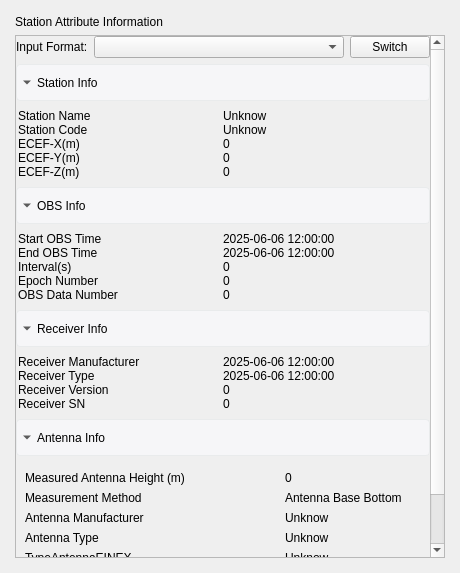
<?xml version="1.0" encoding="UTF-8"?>
<ui version="4.0">
 <class>StationAttributeInfoWidget</class>
 <widget class="QWidget" name="StationAttributeInfoWidget">
  <property name="geometry">
   <rect>
    <x>0</x>
    <y>0</y>
    <width>460</width>
    <height>573</height>
   </rect>
  </property>
  <layout class="QVBoxLayout" name="verticalLayout">
   <property name="leftMargin">
    <number>6</number>
   </property>
   <property name="topMargin">
    <number>6</number>
   </property>
   <property name="rightMargin">
    <number>6</number>
   </property>
   <property name="bottomMargin">
    <number>6</number>
   </property>
   <item>
    <widget class="QFrame" name="frame">
     <property name="frameShape">
      <enum>QFrame::NoFrame</enum>
     </property>
     <property name="frameShadow">
      <enum>QFrame::Raised</enum>
     </property>
     <layout class="QVBoxLayout" name="verticalLayout_3">
      <item>
       <widget class="QLabel" name="label_2">
        <property name="text">
         <string>Station Attribute Information</string>
        </property>
       </widget>
      </item>
      <item>
       <widget class="QScrollArea" name="scrollArea">
        <property name="widgetResizable">
         <bool>true</bool>
        </property>
        <widget class="QWidget" name="scrollAreaWidgetContents">
         <property name="geometry">
          <rect>
           <x>0</x>
           <y>0</y>
           <width>414</width>
           <height>544</height>
          </rect>
         </property>
         <layout class="QVBoxLayout" name="verticalLayout_2">
          <property name="leftMargin">
           <number>0</number>
          </property>
          <property name="topMargin">
           <number>0</number>
          </property>
          <property name="rightMargin">
           <number>0</number>
          </property>
          <property name="bottomMargin">
           <number>0</number>
          </property>
          <item>
           <layout class="QHBoxLayout" name="horizontalLayout">
            <item>
             <widget class="QLabel" name="label">
              <property name="sizePolicy">
               <sizepolicy hsizetype="Preferred" vsizetype="Fixed">
                <horstretch>0</horstretch>
                <verstretch>0</verstretch>
               </sizepolicy>
              </property>
              <property name="text">
               <string>Input Format:</string>
              </property>
             </widget>
            </item>
            <item>
             <widget class="QComboBox" name="inputFormatComboBox">
              <property name="sizePolicy">
               <sizepolicy hsizetype="Expanding" vsizetype="Fixed">
                <horstretch>0</horstretch>
                <verstretch>0</verstretch>
               </sizepolicy>
              </property>
             </widget>
            </item>
            <item>
             <widget class="QPushButton" name="inputFormatSwitchButton">
              <property name="text">
               <string>Switch</string>
              </property>
             </widget>
            </item>
           </layout>
          </item>
          <item>
           <widget class="QToolButton" name="stationInfoToolButton">
            <property name="sizePolicy">
             <sizepolicy hsizetype="Expanding" vsizetype="Fixed">
              <horstretch>0</horstretch>
              <verstretch>0</verstretch>
             </sizepolicy>
            </property>
            <property name="styleSheet">
             <string notr="true">QToolButton{
height: 32px;
background-color: #f6f6f8;
border: 1px solid #e9ebec;
border-radius: 4px;
color: black;
}

QToolButton::down-arrow {
 image: url(:/icons/Resources/Icons/DownArrow.png);
}
QToolButton::right-arrow{
 image: url(:/icons/Resources/Icons/RightArrow.png);
}</string>
            </property>
            <property name="text">
             <string>Station Info</string>
            </property>
            <property name="iconSize">
             <size>
              <width>16</width>
              <height>16</height>
             </size>
            </property>
            <property name="checkable">
             <bool>true</bool>
            </property>
            <property name="checked">
             <bool>true</bool>
            </property>
            <property name="popupMode">
             <enum>QToolButton::DelayedPopup</enum>
            </property>
            <property name="toolButtonStyle">
             <enum>Qt::ToolButtonTextBesideIcon</enum>
            </property>
            <property name="arrowType">
             <enum>Qt::DownArrow</enum>
            </property>
           </widget>
          </item>
          <item>
           <widget class="QWidget" name="stationInfoWidget" native="true">
            <property name="autoFillBackground">
             <bool>true</bool>
            </property>
            <property name="styleSheet">
             <string notr="true"/>
            </property>
            <layout class="QGridLayout" name="gridLayout_2">
             <property name="leftMargin">
              <number>2</number>
             </property>
             <property name="topMargin">
              <number>2</number>
             </property>
             <property name="rightMargin">
              <number>2</number>
             </property>
             <property name="bottomMargin">
              <number>2</number>
             </property>
             <property name="spacing">
              <number>0</number>
             </property>
             <item row="2" column="0">
              <widget class="QLabel" name="label_6">
               <property name="text">
                <string>ECEF-X(m)</string>
               </property>
              </widget>
             </item>
             <item row="0" column="0">
              <widget class="QLabel" name="label_3">
               <property name="styleSheet">
                <string notr="true"/>
               </property>
               <property name="text">
                <string>Station Name</string>
               </property>
              </widget>
             </item>
             <item row="0" column="1">
              <widget class="QLabel" name="stationNameLabel">
               <property name="styleSheet">
                <string notr="true"/>
               </property>
               <property name="text">
                <string>Unknow</string>
               </property>
              </widget>
             </item>
             <item row="3" column="0">
              <widget class="QLabel" name="label_7">
               <property name="text">
                <string>ECEF-Y(m)</string>
               </property>
              </widget>
             </item>
             <item row="1" column="0">
              <widget class="QLabel" name="label_5">
               <property name="styleSheet">
                <string notr="true"/>
               </property>
               <property name="text">
                <string>Station Code</string>
               </property>
              </widget>
             </item>
             <item row="4" column="0">
              <widget class="QLabel" name="label_8">
               <property name="text">
                <string>ECEF-Z(m)</string>
               </property>
              </widget>
             </item>
             <item row="1" column="1">
              <widget class="QLabel" name="stationCodeLabel">
               <property name="styleSheet">
                <string notr="true"/>
               </property>
               <property name="text">
                <string>Unknow</string>
               </property>
              </widget>
             </item>
             <item row="2" column="1">
              <widget class="QLabel" name="ecefXLabel">
               <property name="text">
                <string>0</string>
               </property>
              </widget>
             </item>
             <item row="3" column="1">
              <widget class="QLabel" name="ecefYLabel">
               <property name="text">
                <string>0</string>
               </property>
              </widget>
             </item>
             <item row="4" column="1">
              <widget class="QLabel" name="ecefZLabel">
               <property name="text">
                <string>0</string>
               </property>
              </widget>
             </item>
            </layout>
           </widget>
          </item>
          <item>
           <widget class="QToolButton" name="obsInfoToolButton">
            <property name="sizePolicy">
             <sizepolicy hsizetype="Expanding" vsizetype="Fixed">
              <horstretch>0</horstretch>
              <verstretch>0</verstretch>
             </sizepolicy>
            </property>
            <property name="styleSheet">
             <string notr="true">QToolButton{
height: 32px;
background-color: #f6f6f8;
border: 1px solid #e9ebec;
border-radius: 4px;
color: black;
}

QToolButton::down-arrow {
 image: url(:/icons/Resources/Icons/DownArrow.png);
}
QToolButton::right-arrow{
 image: url(:/icons/Resources/Icons/RightArrow.png);
}</string>
            </property>
            <property name="text">
             <string>OBS Info</string>
            </property>
            <property name="iconSize">
             <size>
              <width>16</width>
              <height>16</height>
             </size>
            </property>
            <property name="checkable">
             <bool>true</bool>
            </property>
            <property name="checked">
             <bool>true</bool>
            </property>
            <property name="popupMode">
             <enum>QToolButton::DelayedPopup</enum>
            </property>
            <property name="toolButtonStyle">
             <enum>Qt::ToolButtonTextBesideIcon</enum>
            </property>
            <property name="arrowType">
             <enum>Qt::DownArrow</enum>
            </property>
           </widget>
          </item>
          <item>
           <widget class="QWidget" name="obsInfoWidget" native="true">
            <property name="styleSheet">
             <string notr="true"/>
            </property>
            <layout class="QGridLayout" name="gridLayout">
             <property name="leftMargin">
              <number>2</number>
             </property>
             <property name="topMargin">
              <number>2</number>
             </property>
             <property name="rightMargin">
              <number>2</number>
             </property>
             <property name="bottomMargin">
              <number>2</number>
             </property>
             <property name="spacing">
              <number>0</number>
             </property>
             <item row="0" column="1">
              <widget class="QLabel" name="startObsTimeLabel">
               <property name="text">
                <string>2025-06-06 12:00:00</string>
               </property>
              </widget>
             </item>
             <item row="2" column="0">
              <widget class="QLabel" name="label_16">
               <property name="text">
                <string>Interval(s)</string>
               </property>
              </widget>
             </item>
             <item row="3" column="0">
              <widget class="QLabel" name="label_17">
               <property name="text">
                <string>Epoch Number</string>
               </property>
              </widget>
             </item>
             <item row="0" column="0">
              <widget class="QLabel" name="label_13">
               <property name="frameShape">
                <enum>QFrame::NoFrame</enum>
               </property>
               <property name="text">
                <string>Start OBS Time</string>
               </property>
              </widget>
             </item>
             <item row="1" column="0">
              <widget class="QLabel" name="label_15">
               <property name="text">
                <string>End OBS Time</string>
               </property>
              </widget>
             </item>
             <item row="4" column="0">
              <widget class="QLabel" name="label_18">
               <property name="text">
                <string>OBS Data Number</string>
               </property>
              </widget>
             </item>
             <item row="1" column="1">
              <widget class="QLabel" name="endObsTimeLabel">
               <property name="text">
                <string>2025-06-06 12:00:00</string>
               </property>
              </widget>
             </item>
             <item row="2" column="1">
              <widget class="QLabel" name="intervalLabel">
               <property name="text">
                <string>0</string>
               </property>
              </widget>
             </item>
             <item row="3" column="1">
              <widget class="QLabel" name="epochNumberLabel">
               <property name="text">
                <string>0</string>
               </property>
              </widget>
             </item>
             <item row="4" column="1">
              <widget class="QLabel" name="obsDataNumberLabel">
               <property name="text">
                <string>0</string>
               </property>
              </widget>
             </item>
            </layout>
           </widget>
          </item>
          <item>
           <widget class="QToolButton" name="recevierInfoToolButton">
            <property name="sizePolicy">
             <sizepolicy hsizetype="Expanding" vsizetype="Fixed">
              <horstretch>0</horstretch>
              <verstretch>0</verstretch>
             </sizepolicy>
            </property>
            <property name="styleSheet">
             <string notr="true">QToolButton{
height: 32px;
background-color: #f6f6f8;
border: 1px solid #e9ebec;
border-radius: 4px;
color: black;
}

QToolButton::down-arrow {
 image: url(:/icons/Resources/Icons/DownArrow.png);
}
QToolButton::right-arrow{
 image: url(:/icons/Resources/Icons/RightArrow.png);
}</string>
            </property>
            <property name="text">
             <string>Receiver Info</string>
            </property>
            <property name="iconSize">
             <size>
              <width>16</width>
              <height>16</height>
             </size>
            </property>
            <property name="checkable">
             <bool>true</bool>
            </property>
            <property name="checked">
             <bool>true</bool>
            </property>
            <property name="popupMode">
             <enum>QToolButton::DelayedPopup</enum>
            </property>
            <property name="toolButtonStyle">
             <enum>Qt::ToolButtonTextBesideIcon</enum>
            </property>
            <property name="arrowType">
             <enum>Qt::DownArrow</enum>
            </property>
           </widget>
          </item>
          <item>
           <widget class="QWidget" name="recevierInfoWidget" native="true">
            <property name="styleSheet">
             <string notr="true"/>
            </property>
            <layout class="QGridLayout" name="gridLayout_3">
             <property name="leftMargin">
              <number>2</number>
             </property>
             <property name="topMargin">
              <number>2</number>
             </property>
             <property name="rightMargin">
              <number>2</number>
             </property>
             <property name="bottomMargin">
              <number>2</number>
             </property>
             <property name="spacing">
              <number>0</number>
             </property>
             <item row="0" column="0">
              <widget class="QLabel" name="label_26">
               <property name="frameShape">
                <enum>QFrame::NoFrame</enum>
               </property>
               <property name="text">
                <string>Receiver Manufacturer</string>
               </property>
              </widget>
             </item>
             <item row="1" column="0">
              <widget class="QLabel" name="label_27">
               <property name="text">
                <string>Receiver Type</string>
               </property>
              </widget>
             </item>
             <item row="1" column="1">
              <widget class="QLabel" name="receiverTypeLabel">
               <property name="text">
                <string>2025-06-06 12:00:00</string>
               </property>
              </widget>
             </item>
             <item row="2" column="1">
              <widget class="QLabel" name="recevierVersionLabel">
               <property name="text">
                <string>0</string>
               </property>
              </widget>
             </item>
             <item row="3" column="0">
              <widget class="QLabel" name="label_25">
               <property name="text">
                <string>Receiver SN</string>
               </property>
              </widget>
             </item>
             <item row="2" column="0">
              <widget class="QLabel" name="label_24">
               <property name="text">
                <string>Receiver Version</string>
               </property>
              </widget>
             </item>
             <item row="0" column="1">
              <widget class="QLabel" name="recevierManufacturerLabel">
               <property name="text">
                <string>2025-06-06 12:00:00</string>
               </property>
              </widget>
             </item>
             <item row="3" column="1">
              <widget class="QLabel" name="recevierSNLabel">
               <property name="text">
                <string>0</string>
               </property>
              </widget>
             </item>
            </layout>
           </widget>
          </item>
          <item>
           <widget class="QToolButton" name="antennaInfoToolButton">
            <property name="sizePolicy">
             <sizepolicy hsizetype="Expanding" vsizetype="Fixed">
              <horstretch>0</horstretch>
              <verstretch>0</verstretch>
             </sizepolicy>
            </property>
            <property name="styleSheet">
             <string notr="true">QToolButton{
height: 32px;
background-color: #f6f6f8;
border: 1px solid #e9ebec;
border-radius: 4px;
color: black;
}

QToolButton::down-arrow {
 image: url(:/icons/Resources/Icons/DownArrow.png);
}
QToolButton::right-arrow{
 image: url(:/icons/Resources/Icons/RightArrow.png);
}</string>
            </property>
            <property name="text">
             <string>Antenna Info</string>
            </property>
            <property name="iconSize">
             <size>
              <width>16</width>
              <height>16</height>
             </size>
            </property>
            <property name="checkable">
             <bool>true</bool>
            </property>
            <property name="checked">
             <bool>true</bool>
            </property>
            <property name="popupMode">
             <enum>QToolButton::DelayedPopup</enum>
            </property>
            <property name="toolButtonStyle">
             <enum>Qt::ToolButtonTextBesideIcon</enum>
            </property>
            <property name="arrowType">
             <enum>Qt::DownArrow</enum>
            </property>
           </widget>
          </item>
          <item>
           <widget class="QWidget" name="antennaInfoWidget" native="true">
            <layout class="QGridLayout" name="gridLayout_4">
             <item row="5" column="0">
              <widget class="QLabel" name="label_37">
               <property name="text">
                <string>Antenna SN</string>
               </property>
              </widget>
             </item>
             <item row="1" column="0">
              <widget class="QLabel" name="label_33">
               <property name="text">
                <string>Measurement Method</string>
               </property>
              </widget>
             </item>
             <item row="2" column="0">
              <widget class="QLabel" name="label_34">
               <property name="text">
                <string>Antenna Manufacturer</string>
               </property>
              </widget>
             </item>
             <item row="3" column="0">
              <widget class="QLabel" name="label_35">
               <property name="text">
                <string>Antenna Type</string>
               </property>
              </widget>
             </item>
             <item row="0" column="1">
              <widget class="QLabel" name="measuredAntennaHeightLabel">
               <property name="text">
                <string>0</string>
               </property>
              </widget>
             </item>
             <item row="0" column="0">
              <widget class="QLabel" name="label_28">
               <property name="text">
                <string>Measured Antenna Height (m)</string>
               </property>
              </widget>
             </item>
             <item row="4" column="0">
              <widget class="QLabel" name="label_36">
               <property name="text">
                <string>TypeAntennaEINEX</string>
               </property>
              </widget>
             </item>
             <item row="6" column="0">
              <widget class="QLabel" name="label_38">
               <property name="text">
                <string>Antenna Height Consistency Compensation (m)</string>
               </property>
              </widget>
             </item>
             <item row="1" column="1">
              <widget class="QLabel" name="measurementMethodLabel">
               <property name="text">
                <string>Antenna Base Bottom</string>
               </property>
              </widget>
             </item>
             <item row="2" column="1">
              <widget class="QLabel" name="antennaManufacturerLabel">
               <property name="text">
                <string>Unknow</string>
               </property>
              </widget>
             </item>
             <item row="3" column="1">
              <widget class="QLabel" name="antennaTypeLabel">
               <property name="text">
                <string>Unknow</string>
               </property>
              </widget>
             </item>
             <item row="4" column="1">
              <widget class="QLabel" name="typeAntennaEINEXLabel">
               <property name="text">
                <string>Unknow</string>
               </property>
              </widget>
             </item>
             <item row="5" column="1">
              <widget class="QLabel" name="antennaSNLabel">
               <property name="text">
                <string>0</string>
               </property>
              </widget>
             </item>
             <item row="6" column="1">
              <widget class="QLabel" name="antHConsistCompLabel">
               <property name="text">
                <string>0</string>
               </property>
              </widget>
             </item>
            </layout>
           </widget>
          </item>
          <item>
           <spacer name="verticalSpacer">
            <property name="orientation">
             <enum>Qt::Vertical</enum>
            </property>
            <property name="sizeHint" stdset="0">
             <size>
              <width>20</width>
              <height>40</height>
             </size>
            </property>
           </spacer>
          </item>
         </layout>
        </widget>
       </widget>
      </item>
     </layout>
    </widget>
   </item>
  </layout>
 </widget>
 <resources/>
 <connections/>
</ui>
